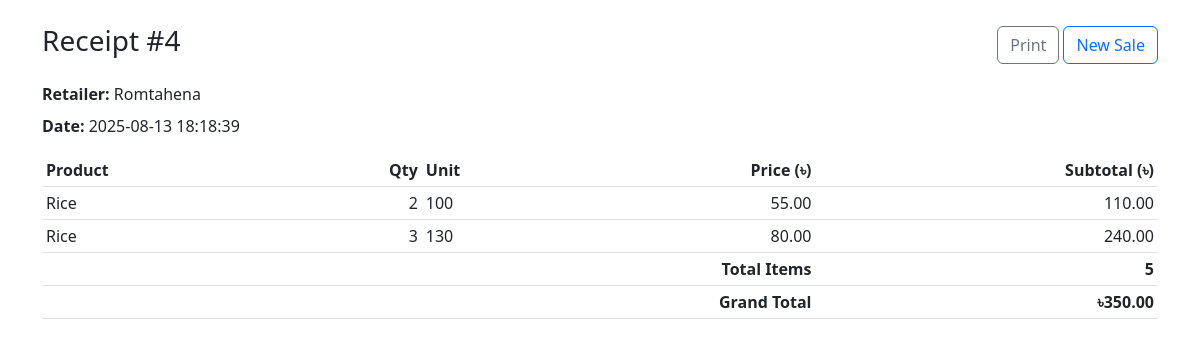
Screenshot of /retailer_sales_receipt.php?sale_id=4 (signed in) with the database file from the repository.
### tables this page shows
CREATE TABLE `retailers` (
  `id` int(11) NOT NULL,
  `retailer_id` varchar(20) NOT NULL,
  `name` varchar(100) NOT NULL,
  `email` varchar(100) NOT NULL,
  `phone` varchar(20) NOT NULL,
  `password` varchar(255) NOT NULL,
  `created_at` timestamp NOT NULL DEFAULT current_timestamp()
);

CREATE TABLE `retailer_sales` (
  `id` int(11) NOT NULL,
  `retailer_id` int(11) NOT NULL,
  `customer_name` varchar(100) DEFAULT NULL,
  `customer_phone` varchar(30) DEFAULT NULL,
  `total_items` int(11) NOT NULL DEFAULT 0,
  `total_amount` decimal(12,2) NOT NULL DEFAULT 0.00,
  `created_at` timestamp NOT NULL DEFAULT current_timestamp()
);

CREATE TABLE `retailer_sale_items` (
  `id` int(11) NOT NULL,
  `sale_id` int(11) NOT NULL,
  `product_id` int(11) NOT NULL,
  `quantity` int(11) NOT NULL,
  `unit_price` decimal(10,2) NOT NULL,
  `subtotal` decimal(12,2) GENERATED ALWAYS AS (`quantity` * `unit_price`) STORED
);

CREATE TABLE `products` (
  `id` int(11) NOT NULL,
  `user_id` int(11) NOT NULL,
  `name` varchar(100) NOT NULL,
  `type` varchar(50) NOT NULL,
  `unit_of_measure` varchar(20) NOT NULL,
  `seasonality` varchar(50) DEFAULT NULL,
  `nutrition` text DEFAULT NULL,
  `per_unit_price` decimal(10,2) NOT NULL,
  `total_units` int(11) NOT NULL,
  `total_price` decimal(10,2) GENERATED ALWAYS AS (`per_unit_price` * `total_units`) STORED,
  `created_at` timestamp NOT NULL DEFAULT current_timestamp()
);

### retailer_sales_receipt.php (the view, shortened to what this page needs)
<?php
$sale_id = (int)$_GET['sale_id'];
$db = new mysqli('localhost','root','','agromatiDB'); if ($db->connect_error) die($db->connect_error);
$stmt = $db->prepare("SELECT id, name FROM retailers WHERE retailer_id=? LIMIT 1");
$stmt->bind_param("s", $_SESSION['retailer_id']); $stmt->execute();
$ret = $stmt->get_result()->fetch_assoc(); $stmt->close();
$retailer_id = (int)$ret['id'];
$retailer_name = $ret['name'];
$stmt = $db->prepare("SELECT * FROM retailer_sales WHERE id=? AND retailer_id=? LIMIT 1");
$stmt->bind_param("ii",$sale_id,$retailer_id);
$stmt->execute(); $sale = $stmt->get_result()->fetch_assoc(); $stmt->close();
$sql = "SELECT rsi.quantity, rsi.unit_price, rsi.subtotal, p.name, p.unit_of_measure
        FROM retailer_sale_items rsi
        JOIN products p ON p.id = rsi.product_id
        WHERE rsi.sale_id = ?";
$stmt = $db->prepare($sql); $stmt->bind_param("i",$sale_id);
$stmt->execute(); $res = $stmt->get_result(); $lines = $res->fetch_all(MYSQLI_ASSOC); $stmt->close();
?>
<!DOCTYPE html>
<html lang="en">
<head>
  <link href="https://cdn.jsdelivr.net/npm/bootstrap@5.3.0/dist/css/bootstrap.min.css" rel="stylesheet">
</head>
<body class="container py-4">
  <div class="d-flex justify-content-between align-items-center mb-3">
    <h3>Receipt #<?=$sale_id?></h3>
    <div class="no-print">
      <button class="btn btn-outline-secondary" onclick="window.print()">Print</button>
      <a class="btn btn-outline-primary" href="retailer_pos.php">New Sale</a>
    </div>
  </div>
  <div class="mb-2"><strong>Retailer:</strong> <?=htmlspecialchars($retailer_name)?></div>
  <div class="mb-2"><strong>Date:</strong> <?=htmlspecialchars($sale['created_at'])?></div>
  <div class="table-responsive mt-3">
    <table class="table table-sm">
      <thead><tr><th>Product</th><th class="text-end">Qty</th><th>Unit</th><th class="text-end">Price (৳)</th><th class="text-end">Subtotal (৳)</th></tr></thead>
      <tbody>
      <?php foreach ($lines as $ln): ?>
        <tr>
          <td><?=htmlspecialchars($ln['name'])?></td>
          <td class="text-end"><?=number_format($ln['quantity'])?></td>
          <td><?=htmlspecialchars($ln['unit_of_measure'])?></td>
          <td class="text-end"><?=number_format($ln['unit_price'],2)?></td>
          <td class="text-end"><?=number_format($ln['subtotal'],2)?></td>
        </tr>
      <?php endforeach; ?>
      </tbody>
      <tfoot>
        <tr>
          <th colspan="4" class="text-end">Total Items</th>
          <th class="text-end"><?=number_format($sale['total_items'])?></th>
        </tr>
        <tr>
          <th colspan="4" class="text-end">Grand Total</th>
          <th class="text-end">৳<?=number_format($sale['total_amount'],2)?></th>
        </tr>
      </tfoot>
    </table>
  </div>
</body>
</html>

### rows the page displays
retailers: name "Romtahena"
retailer_sales: created_at "2025-08-13 18:18:39", total_items "5", total_amount "350.00"
retailer_sale_items: product.name "Rice", quantity "2", product.unit_of_measure "100", unit_price "55.00", subtotal "110.00"
retailer_sale_items: product.name "Rice", quantity "3", product.unit_of_measure "130", unit_price "80.00", subtotal "240.00"

### other values shown
$sale_id "4"
